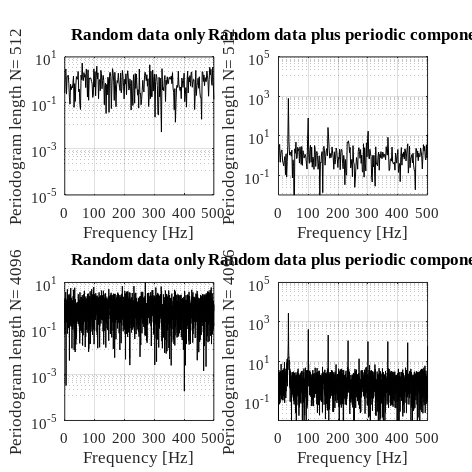

MATLAB code to generate this figure:
% b_Periodograms        Example of periodograms of random data, and random data
%                       with sine tones hidden
%
% This example illustrates periodograms of two different lengths, in two cases:
% 1) The data are random noise, and 
% 2) The data are random noise plus periodic components
% You should note how the periodic components stand out in the long
% blocksize periodogram (lower right plot) compared to the shorter
% blocksize. You should also note how the pure random noise data does not
% improve with the longer blocksize, rather the opposite: The periodogram
% is thus not a good estimate of a PSD but very useful for periodic signals 
% hidden in noise.
%
% This example is similar to the plot in Fig. 10.2 in Brandt.

% This file is part of the examples for the ABRAVIBE Toolbox for NVA which 
% is an accompanying toolbox for the book
% Brandt, Anders: "Noise and Vibration Analysis: Signal Analysis and
% Experimental Procedures," Wiley 2011. ISBN: 13-978-0-470-74644-8.
% Copyright 2011, Anders Brandt.

clear
clc
close all

% Some settings to easily change plot appearance
%--------------------------------------------------
FontSize=11;
FontName='Times New Roman';
LineWidth=1;
LineType={'-k','--k','-.k',':k'};

%--------------------------------------------------
% Set parameters of the two blocksizes
fs=1000;
N1=512;
N2=8*N1;
% Create time axes for periodic signals
t1=(0:1/fs:(N1-1)/fs)';
t2=(0:1/fs:(N2-1)/fs)';
% Set frequency of square wave
f1=fs/30;
y1=2*square(2*pi*f1*t1);
y2=2*square(2*pi*f1*t2);
% Create two random sequences
x1=randn(N1,1);
x2=randn(N2,1);
% Create periodograms of both signals
P1=abs(fft(x1)).^2/N1;
P1=P1(1:N1/2+1);
P2=abs(fft(x2)).^2/N2;
P2=P2(1:N2/2+1);
f1=(0:fs/N1:fs/2);
f2=(0:fs/N2:fs/2);
% Add the periodic components to each random signal and compute
% periodograms
x3=x1+y1;
P3=abs(fft(x3)).^2/N1;
P3=P3(1:N1/2+1);
x4=x2+y2;
P4=abs(fft(x4)).^2/N2;
P4=P4(1:N2/2+1);
% Plot data
hf=figure;
set(gcf, 'PaperPositionMode', 'manual');
set(gcf, 'PaperUnits', 'centimeters');
set(gcf, 'PaperPosition', [0 0 12 12]);
set(gcf, 'PaperSize', [12 12])
subplot(2,2,1)
semilogy(f1,P1,'k')
xlabel('Frequency [Hz]','FontName',FontName,'FontSize',FontSize)
ylabel(['Periodogram length N= ',int2str(N1)],'FontName',FontName,'FontSize',FontSize)
grid
title('Random data only','FontName',FontName,'FontSize',FontSize)
axis([0 500 1e-5 10])
set(gca,'YTick',[1e-5 1e-3 1e-1 1e1])
set(gca,'FontName',FontName,'FontSize',FontSize)
subplot(2,2,3)
semilogy(f2,P2,'k')
xlabel('Frequency [Hz]','FontName',FontName,'FontSize',FontSize)
ylabel(['Periodogram length N= ',int2str(N2)],'FontName',FontName,'FontSize',FontSize)
grid
axis([0 500 1e-5 10])
set(gca,'YTick',[1e-5 1e-3 1e-1 1e1])
title('Random data only','FontName',FontName,'FontSize',FontSize)
set(gca,'FontName',FontName,'FontSize',FontSize)
subplot(2,2,2)
semilogy(f1,P3,'k')
xlabel('Frequency [Hz]','FontName',FontName,'FontSize',FontSize)
ylabel(['Periodogram length N= ',int2str(N1)],'FontName',FontName,'FontSize',FontSize)
grid
axis([0 500 1e-2 1e5])
set(gca,'YTick',[1e-1 1e1 1e3 1e5])
title('Random data plus periodic components','FontName',FontName,'FontSize',FontSize)
set(gca,'FontName',FontName,'FontSize',FontSize)
subplot(2,2,4)
semilogy(f2,P4,'k')
xlabel('Frequency [Hz]','FontName',FontName,'FontSize',FontSize)
ylabel(['Periodogram length N= ',int2str(N2)],'FontName',FontName,'FontSize',FontSize)
grid
axis([0 500 1e-2 1e5])
set(gca,'YTick',[1e-1 1e1 1e3 1e5])
title('Random data plus periodic components','FontName',FontName,'FontSize',FontSize)
set(gca,'FontName',FontName,'FontSize',FontSize)
